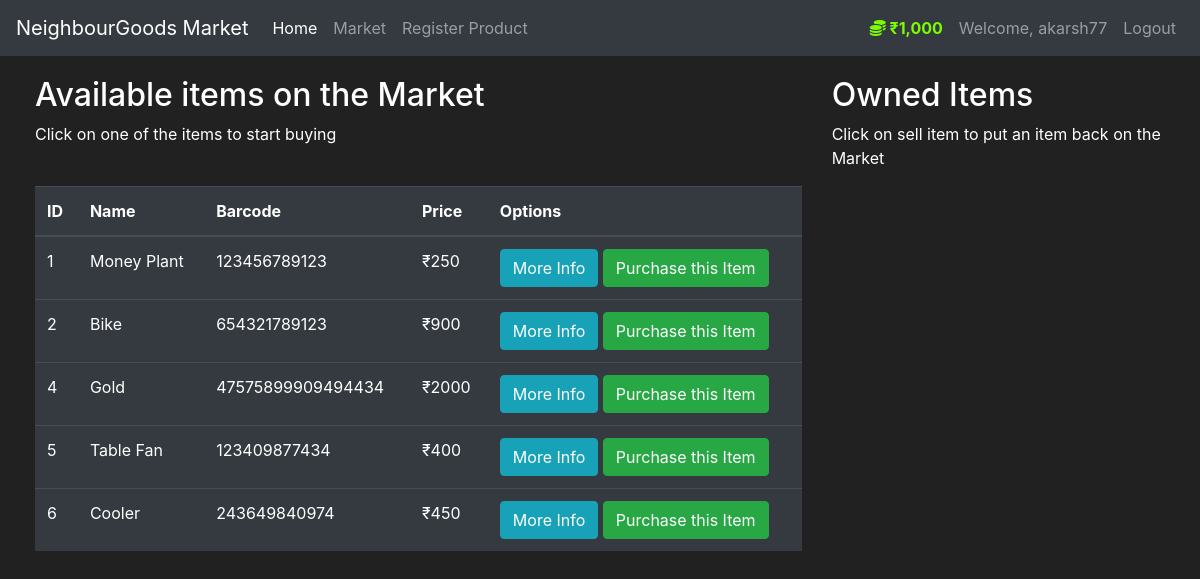
The app's page /market (signed in) with its own data.
### market/models.py (models this page shows, shortened)
class User(db.Model, UserMixin):
    id = db.Column(db.Integer(), primary_key=True)
    username = db.Column(db.String(length=30), nullable=False, unique=True)
    email_address = db.Column(db.String(length=50), nullable=False, unique=True)
    password_hash = db.Column(db.String(length=60), nullable=False)
    budget = db.Column(db.Integer(), nullable=False, default=1000)
    items = db.relationship('Item', backref='owned_user', lazy=True)
    @property
    def prettier_budget(self):
        if len(str(self.budget)) >= 4:
            return f'₹{str(self.budget)[:-3]},{str(self.budget)[-3:]}'
        else:
            return f"₹{self.budget}"
    @property
    def password(self):
        return self.password

class Item(db.Model):
    id = db.Column(db.Integer(), primary_key=True)
    name = db.Column(db.String(length=30), nullable=False, unique=True)
    price = db.Column(db.Integer(), nullable=False)
    barcode = db.Column(db.String(length=12), nullable=False, unique=True)
    description = db.Column(db.String(length=1024), nullable=False, unique=True)
    owner = db.Column(db.Integer(), db.ForeignKey('user.id'))

### market/routes.py (the view, shortened to what this page needs)
@app.route('/market', methods=['GET', 'POST'])
@login_required
def market_page():
    purchase_form = PurchaseItemForm()
    selling_form = SellItemForm()
    if request.method == "GET":
        items = Item.query.filter_by(owner=None).all()
        owned_items = Item.query.filter_by(owner=current_user.id).all()
        return render_template('market.html', items=items, purchase_form=purchase_form, owned_items=owned_items, selling_form=selling_form)

### market/models.py (called while the page is built)
@login_manager.user_loader
def load_user(user_id):
    return User.query.get(int(user_id))

### market/templates/market.html (shortened to what this page needs)
{% extends 'base.html' %}
{% block content %}
<div class="row" style="margin-top:20px; margin-left:20px">
   <div class="col-8">
       <h2>Available items on the Market</h2>
       <p>Click on one of the items to start buying</p>
       <br>
      <table class="table table-hover table-dark">
         <thead>
            <tr>
               <th scope="col">ID</th>
               <th scope="col">Name</th>
               <th scope="col">Barcode</th>
               <th scope="col">Price</th>
               <th scope="col">Options</th>
            </tr>
         </thead>
         <tbody>
            {% for item in items %}
            <tr>
               <td>{{ item.id }}</td>
               <td>{{ item.name }}</td>
               <td>{{ item.barcode }}</td>
               <td>₹{{ item.price }}</td>
               <td>
                  <button class="btn btn-outline btn-info" data-toggle="modal" data-target="#Modal-MoreInfo-{{ item.id }}">More Info</button>
                  <button class="btn btn-outline btn-success" data-toggle="modal" data-target="#Modal-PurchaseConfirm-{{ item.id }}">Purchase this Item</button>
               </td>
            </tr>
            {% endfor %}
         </tbody>
      </table>
   </div>
   <div class="col-4">
        <h2>Owned Items</h2>
        <p>Click on sell item to put an item back on the Market</p>
        <br>
   </div>
</div>
{% endblock %}

### market/templates/base.html (shortened to what this page needs)
<!doctype html>
<html lang="en">
   <head>
      <link rel="stylesheet" href="https://cdn.jsdelivr.net/npm/bootstrap@4.5.3/dist/css/bootstrap.min.css">
   </head>
   <body>
    <nav class="navbar navbar-expand-md navbar-dark bg-dark">
      <a class="navbar-brand" href="#">NeighbourGoods Market</a>
      <div class="collapse navbar-collapse" id="navbarNav">
        <ul class="navbar-nav mr-auto">
            <li class="nav-item active">
                <a class="nav-link" href="{{ url_for('home_page') }}">Home <span class="sr-only">(current)</span></a>
            </li>
            <li class="nav-item">
                <a class="nav-link" href="{{ url_for('market_page') }}">Market</a>
            </li>
            <li class="nav-item">
              <a class="nav-link" href="{{ url_for('register_product_page') }}">Register Product</a>
            </li>
      </ul>
        {% if current_user.is_authenticated %}
            <ul class="navbar-nav">
                <li class="nav-item">
                    <a class="nav-link" style="color: lawngreen; font-weight: bold">
                        <i class="fas fa-coins"></i>
                        {{ current_user.prettier_budget }}
                    </a>
                </li>
                <li class="nav-item">
                    <a class="nav-link">Welcome, {{ current_user.username }}</a>
                </li>
                <li class="nav-item">
                    <a class="nav-link" href="{{ url_for('logout_page') }}">Logout</a>
                </li>
            </ul>
          {% endif %}
      </div>
    </nav>
      {% block content %}
      {% endblock %}
    </body>
</html>

### market/templates/base.html (style rules this page uses)
body { background-color: #212121; color: white }

### records on screen
User: prettier_budget "₹1,000", username "akarsh77"
Item: id "1", name "Money Plant", barcode "123456789123", price "250"
Item: id "2", name "Bike", barcode "654321789123", price "900"
Item: id "4", name "Gold", barcode "47575899909494434", price "2000"
Item: id "5", name "Table Fan", barcode "123409877434", price "400"
Item: id "6", name "Cooler", barcode "243649840974", price "450"
